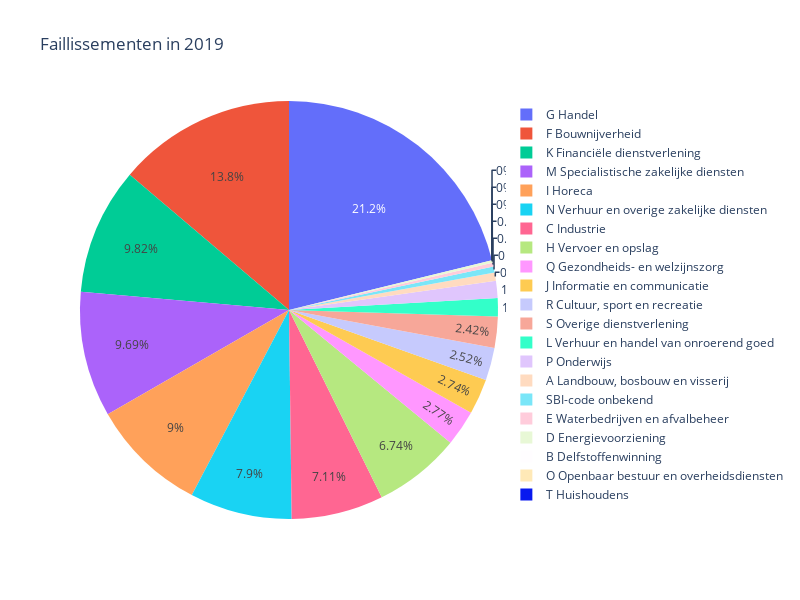
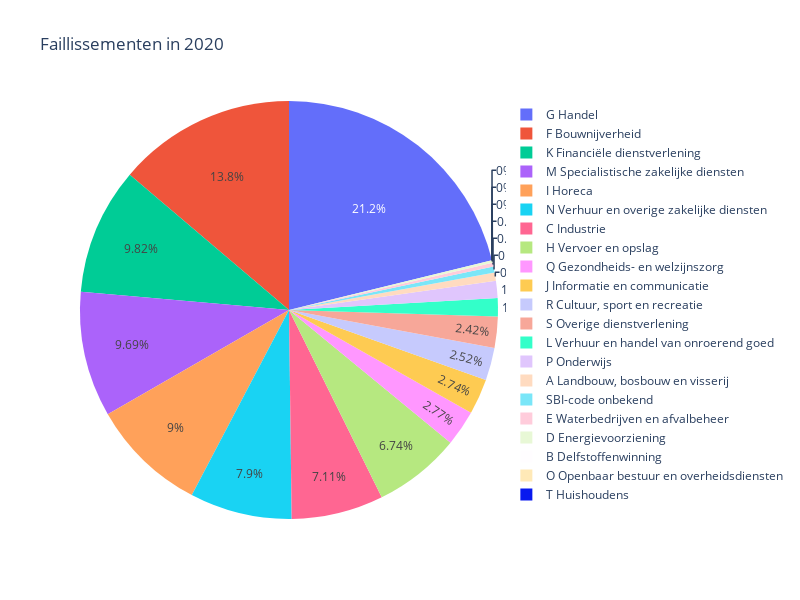
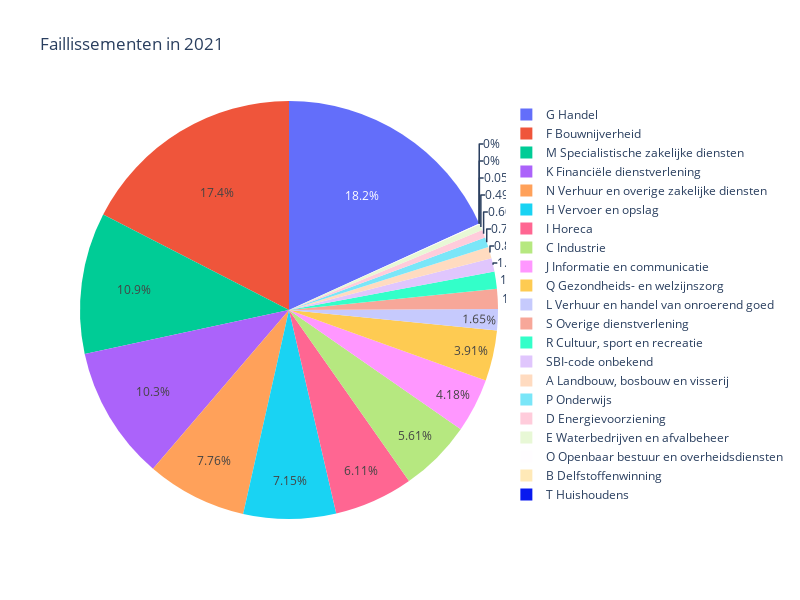
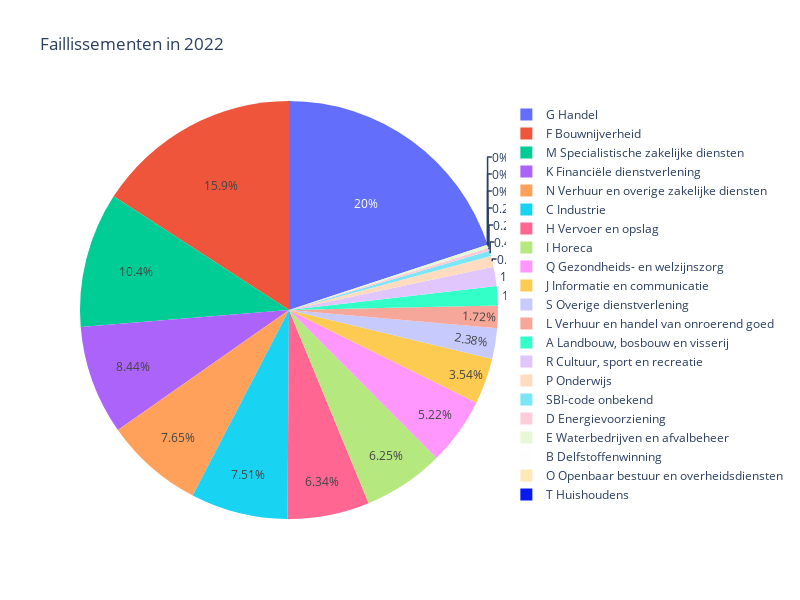

Write notebook code for charts like these, in order.
### Markdown cell above
Naast de ineenstorting van de toeristische industrie heeft de horecasector in Nederland ook zwaar geleden onder de gevolgen van de COVID-19-pandemie. Dit wordt duidelijk weerspiegeld in de taartgrafieken die de faillissementen van bedrijven in de loop van de tijd laten zien. Uit deze grafieken blijkt dat het aantal faillissementen in de horeca aanzienlijk is gestegen in het jaar 2020 in vergelijking met het voorgaande jaar, toen er nog geen COVID-19. 

Het is belangrijk om op te merken dat deze stijging van faillissementen in de horecasector direct verband houdt met de uitbraak van COVID-19. De genomen maatregelen, zoals lockdowns, reisbeperkingen en de sluiting van horecagelegenheden, hebben geleid tot een dramatische daling van de omzet en inkomsten voor veel bedrijven in deze sector. Restaurants, bars, hotels en andere horecagelegenheden moesten hun deuren sluiten of hun activiteiten drastisch verminderen, wat leidde tot financiële problemen en uiteindelijk tot faillissementen. 

De verbanden die we uit deze taartgrafieken hebben gehaald, laten zien dat de ineenstorting van de toeristische industrie en de toename van faillissementen in de horecasector nauw met elkaar verbonden zijn. Het faillissement van veel horecabedrijven kan worden toegeschreven aan de daling van het toerisme, aangezien deze bedrijven sterk afhankelijk zijn van toeristen en reizigers. De beperkte mobiliteit en de afname van het aantal toeristen hebben geleid tot een aanzienlijke afname van de vraag naar horecadiensten, wat de financiële stabiliteit van deze bedrijven heeft aangetast.

### Code cell
faillissement2019 = pd.read_csv('Faillissementen__bedrijven_en_instellingen2019.csv')
faillissement2020 = pd.read_csv('Faillissementen_bedrijven_en_instellingen2020.csv')
faillissement2021 = pd.read_csv('Faillissementen_bedrijven_en_instellingen2021.csv')
faillissement2022 = pd.read_csv('Faillissementen_bedrijven_en_instellingen2022.csv')

df19 = faillissement2020.drop(['Natuurlijk persoon met eenmanszaak','Bedrijven en instellingen'], axis=1)
db19 = df19.rename(columns={'Bedrijven, instellingen en eenmanszaken': '2019'}) 
df20 = faillissement2020.drop(['Type gefailleerde','Natuurlijk persoon met eenmanszaak','Bedrijven en instellingen'], axis=1)
db20 = df20.rename(columns={'Bedrijven, instellingen en eenmanszaken': '2020'}) 
df21 = faillissement2021.drop(['Type gefailleerde','Natuurlijk persoon met eenmanszaak','Bedrijven en instellingen'], axis=1)
db21 = df21.rename(columns={'Bedrijven, instellingen en eenmanszaken': '2021'}) 
df22 = faillissement2022.drop(['Type gefailleerde','Natuurlijk persoon met eenmanszaak','Bedrijven en instellingen'], axis=1)
db22 = df22.rename(columns={'Bedrijven, instellingen en eenmanszaken': '2022'}) 

sets = [db19, db20, db21, db22]
faillissement = pd.concat(sets, axis = 1)

for column in faillissement.columns[1:]:
    fig = go.Figure(data=[go.Pie(labels = faillissement['Type gefailleerde'], values = faillissement[column])])
    fig.update_layout(title_text=f'Faillissementen in {column}',
                     height = 600,
                     width = 800)
    fig.show()

### Figure 1 — Plotly figure (JSON) as saved in the notebook; plotly's stock layout.template omitted (floating-point values rounded to 4 significant figures)
{"data": [{"labels": ["A Landbouw, bosbouw en visserij", "B Delfstoffenwinning", "C Industrie", "D Energievoorziening", "E Waterbedrijven en afvalbeheer", "F Bouwnijverheid", "G Handel", "H Vervoer en opslag", "I Horeca", "J Informatie en communicatie", "K Financiële dienstverlening", "L Verhuur en handel van onroerend goed", "M Specialistische zakelijke diensten", "N Verhuur en overige zakelijke diensten", "O Openbaar bestuur en overheidsdiensten", "P Onderwijs", "Q Gezondheids- en welzijnszorg", "R Cultuur, sport en recreatie", "S Overige dienstverlening", "T Huishoudens", "SBI-code onbekend"], "type": "pie", "values": [20, 0, 226, 6, 9, 438, 673, 214, 286, 87, 312, 45, 308, 251, 0, 42, 88, 80, 77, 0, 15]}], "layout": {"height": 600, "title": {"text": "Faillissementen in 2019"}, "width": 800}}

### Figure 2 — Plotly figure (JSON) as saved in the notebook; plotly's stock layout.template omitted (floating-point values rounded to 4 significant figures)
{"data": [{"labels": ["A Landbouw, bosbouw en visserij", "B Delfstoffenwinning", "C Industrie", "D Energievoorziening", "E Waterbedrijven en afvalbeheer", "F Bouwnijverheid", "G Handel", "H Vervoer en opslag", "I Horeca", "J Informatie en communicatie", "K Financiële dienstverlening", "L Verhuur en handel van onroerend goed", "M Specialistische zakelijke diensten", "N Verhuur en overige zakelijke diensten", "O Openbaar bestuur en overheidsdiensten", "P Onderwijs", "Q Gezondheids- en welzijnszorg", "R Cultuur, sport en recreatie", "S Overige dienstverlening", "T Huishoudens", "SBI-code onbekend"], "type": "pie", "values": [20, 0, 226, 6, 9, 438, 673, 214, 286, 87, 312, 45, 308, 251, 0, 42, 88, 80, 77, 0, 15]}], "layout": {"height": 600, "title": {"text": "Faillissementen in 2020"}, "width": 800}}

### Figure 3 — Plotly figure (JSON) as saved in the notebook; plotly's stock layout.template omitted (floating-point values rounded to 4 significant figures)
{"data": [{"labels": ["A Landbouw, bosbouw en visserij", "B Delfstoffenwinning", "C Industrie", "D Energievoorziening", "E Waterbedrijven en afvalbeheer", "F Bouwnijverheid", "G Handel", "H Vervoer en opslag", "I Horeca", "J Informatie en communicatie", "K Financiële dienstverlening", "L Verhuur en handel van onroerend goed", "M Specialistische zakelijke diensten", "N Verhuur en overige zakelijke diensten", "O Openbaar bestuur en overheidsdiensten", "P Onderwijs", "Q Gezondheids- en welzijnszorg", "R Cultuur, sport en recreatie", "S Overige dienstverlening", "T Huishoudens", "SBI-code onbekend"], "type": "pie", "values": [16, 0, 102, 11, 9, 317, 331, 130, 111, 76, 188, 30, 199, 141, 1, 14, 71, 24, 28, 0, 19]}], "layout": {"height": 600, "title": {"text": "Faillissementen in 2021"}, "width": 800}}

### Figure 4 — Plotly figure (JSON) as saved in the notebook; plotly's stock layout.template omitted (floating-point values rounded to 4 significant figures)
{"data": [{"labels": ["A Landbouw, bosbouw en visserij", "B Delfstoffenwinning", "C Industrie", "D Energievoorziening", "E Waterbedrijven en afvalbeheer", "F Bouwnijverheid", "G Handel", "H Vervoer en opslag", "I Horeca", "J Informatie en communicatie", "K Financiële dienstverlening", "L Verhuur en handel van onroerend goed", "M Specialistische zakelijke diensten", "N Verhuur en overige zakelijke diensten", "O Openbaar bestuur en overheidsdiensten", "P Onderwijs", "Q Gezondheids- en welzijnszorg", "R Cultuur, sport en recreatie", "S Overige dienstverlening", "T Huishoudens", "SBI-code onbekend"], "type": "pie", "values": [32, 0, 161, 5, 5, 340, 428, 136, 134, 76, 181, 37, 224, 164, 0, 18, 112, 32, 51, 0, 9]}], "layout": {"height": 600, "title": {"text": "Faillissementen in 2022"}, "width": 800}}
